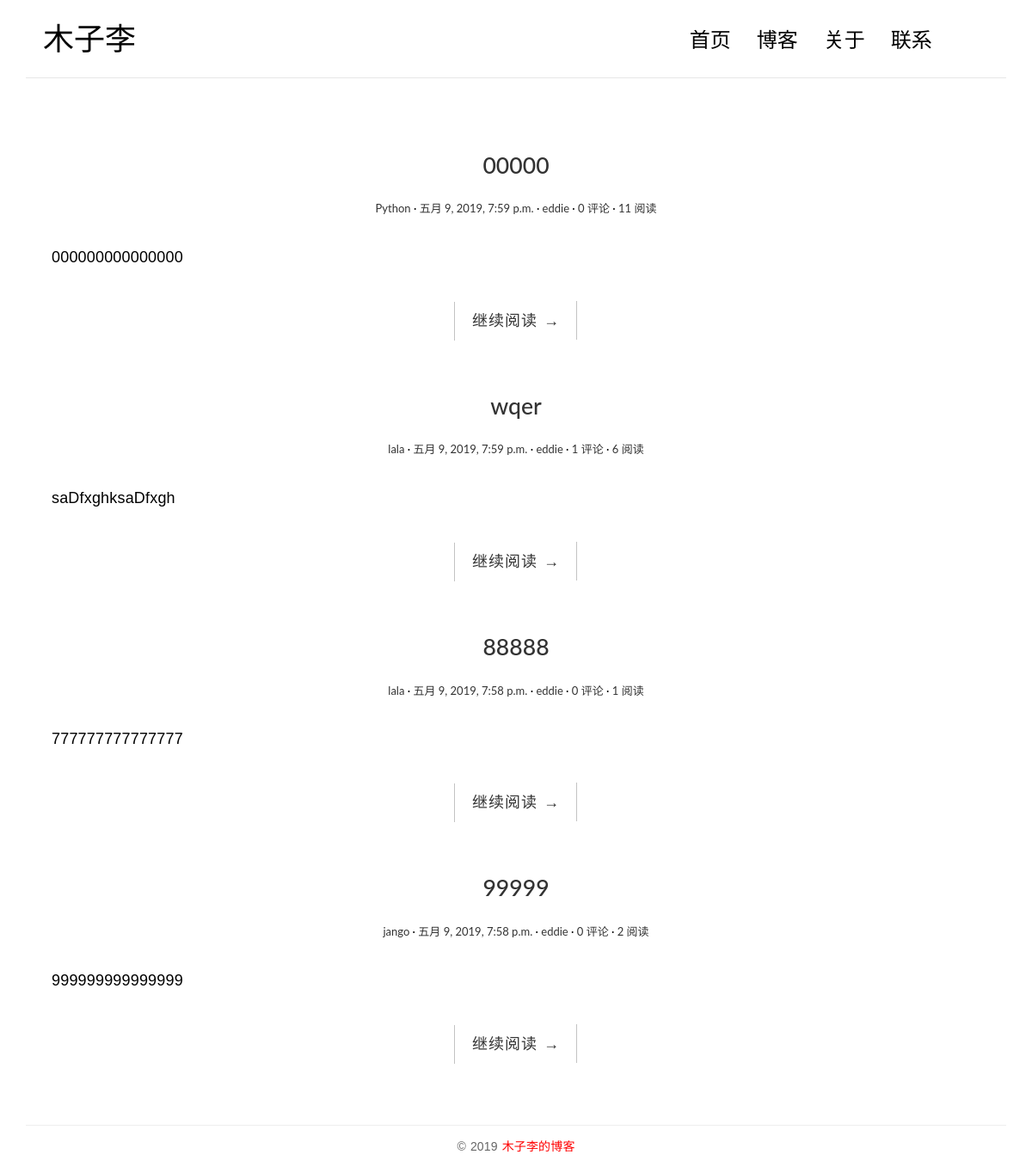
/full-width, run on an earlier commit of the app's database.
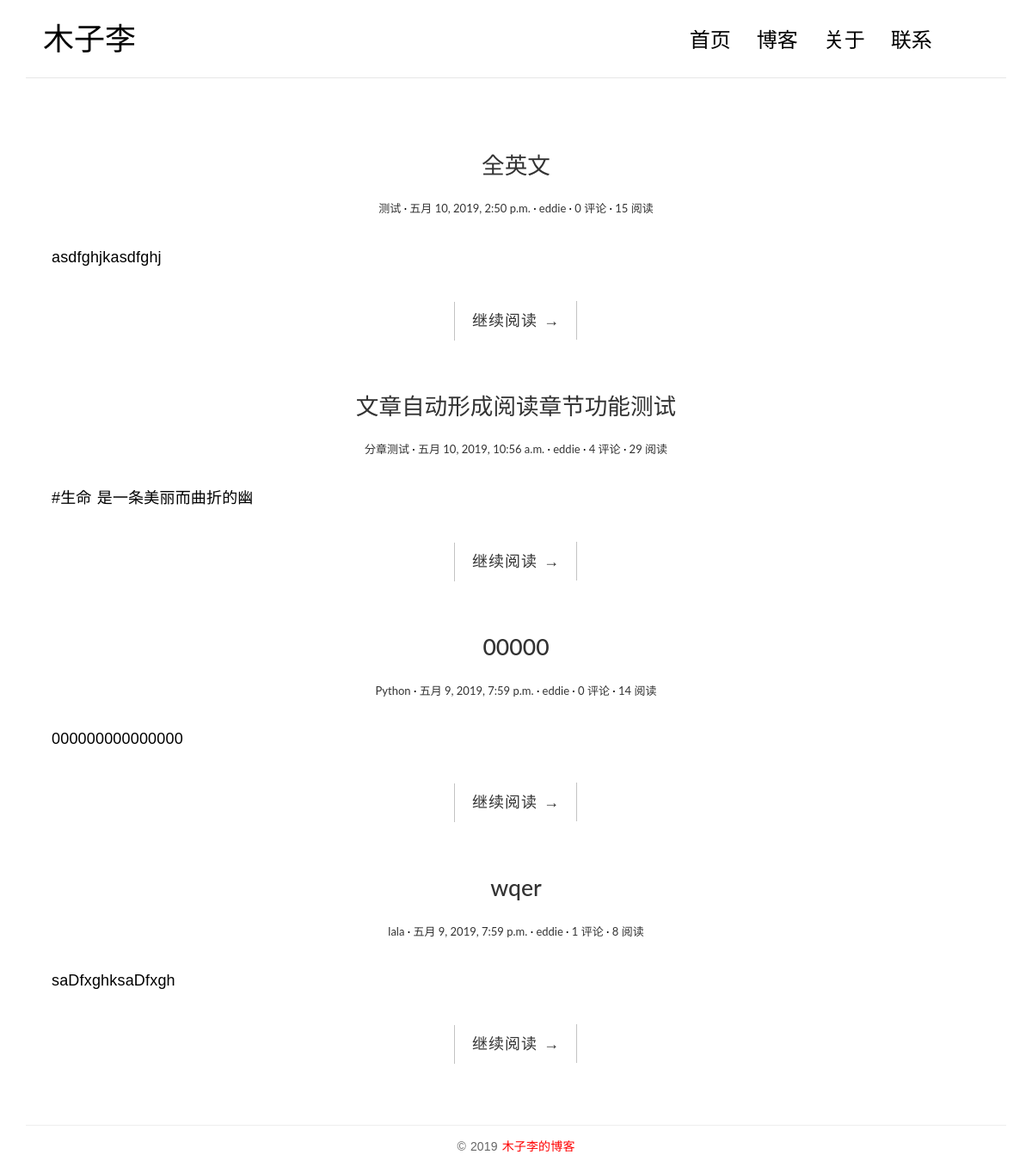
And on a later commit of the database.
### blog/models.py (models this page shows, shortened)
@python_2_unicode_compatible
class Post(models.Model):
    title = models.CharField(max_length=70)
    body = models.TextField()
    created_time = models.DateTimeField()
    modified_time = models.DateTimeField()
    excerpt = models.CharField(max_length=200, blank=True)
    category = models.ForeignKey(Category)
    tags = models.ManyToManyField(Tag, blank=True)
    author = models.ForeignKey(User)
    views = models.PositiveIntegerField(default=0)
    def get_absolute_url(self):
        return reverse('blog:detail', kwargs={'pk': self.pk})
    class Meta:
        ordering = ['-created_time', 'title']

class Category(models.Model):
    name = models.CharField(max_length=100)

### blog/views.py (the view)
# urls.py: url(r'^full-width$', views.FullView.as_view(), name='full-width'),
class FullView(ListView):
    model = Post
    template_name = 'blog/full-width.html'
    context_object_name = 'post_list'
    paginate_by = 4

### templates/blog/full-width.html (shortened to what this page needs)
{% extends 'other.html' %}
{% load staticfiles %}
    {% block main %}
        {% for post in post_list %}
            <article class="post post-{{ post.pk }}">
                <header class="entry-header">
                    <h1 class="entry-title">
                        <a href="{{ post.get_absolute_url }}">{{ post.title }}</a>
                    </h1>
                    <div class="entry-meta">
                        <span class="post-category"><a href="#">{{ post.category.name }}</a></span>
                        <span class="post-date"><a href="#"><time class="entry-date"
                                                                  datetime="{{ post.created_time }}">{{ post.created_time }}</time></a></span>
                        <span class="post-author"><a href="#">{{ post.author }}</a></span>
                        <span class="comments-link"><a href="#">{{ post.comment_set.count }} 评论</a></span>
                        <span class="views-count"><a href="#">{{ post.views }} 阅读</a></span>
                    </div>
                </header>
                <div class="entry-content clearfix">
                    <p>{{ post.body|truncatechars:15 }}</p>
                    <div class="read-more cl-effect-14">
                        <a href="{{ post.get_absolute_url }}" class="more-link">继续阅读 <span class="meta-nav">→</span></a>
                    </div>
                </div>
            </article>
        {% empty %}
            <div class="no-post">暂时还没有发布的文章！</div>
        {% endfor %}
    {% endblock main %}

### templates/other.html (shortened to what this page needs)
{% load staticfiles %}
{% load blog_tags %}
<!DOCTYPE html>
<html>
	<head>
        <link href="https://cdn.bootcss.com/bootstrap/3.3.7/css/bootstrap.min.css" rel="stylesheet">
        <link rel="stylesheet" href="http://code.ionicframework.com/ionicons/2.0.1/css/ionicons.min.css">
        <link rel="stylesheet" href="{% static 'blog/css/pace.css' %}">
        <link rel="stylesheet" href="{% static 'blog/css/custom.css' %}">
        <link rel="stylesheet" href="{% static 'blog/css/highlights/github.css' %}">
    </head>
	<body>
		<div class="container">
            <header id="site-header">
                <div class="row">
                    <div class="col-md-4 col-sm-5 col-xs-8">
                        <div class="logo">
                            <h1><a href="{% url 'blog:index' %}"><b>木子李</b></a></h1>
                        </div>
                    </div>
                    <div class="col-md-8 col-sm-7 col-xs-4">
                        <nav class="main-nav" role="navigation">
                            <div class="collapse navbar-collapse" id="bs-example-navbar-collapse-1">
                                <ul class="nav navbar-nav navbar-right">
                                    <li class="cl-effect-11"><a href="{% url 'blog:index' %}" data-hover="首页">首页</a></li>
                                    <li class="cl-effect-11"><a href="{% url 'blog:full-width' %}" data-hover="博客">博客</a></li>
                                    <li class="cl-effect-11"><a href="{% url 'blog:about' %}" data-hover="关于">关于</a></li>
                                    <li class="cl-effect-11"><a href="{% url 'blog:contact' %}" data-hover="联系">联系</a></li>
                                </ul>
                            </div>
                        </nav>
                    </div>
                </div>
            </header>
        </div>
		<div class="content-body">
			<div class="container">
				<div class="row">
					<main class="col-md-12">
					    {% block main %}
                        {% endblock main %}
					</main>
				</div>
			</div>
		</div>
		<footer id="site-footer">
			<div class="container">
				<div class="row">
					<div class="col-md-12">
						<p class="copyright">&copy; 2019 <a href="http://111.67.197.68/" style="color:red">木子李的博客</a></p>
					</div>
				</div>
			</div>
		</footer>
	</body>
</html>

### blog/static/blog/css/custom.css (style rules this page uses)
* { outline: none; }
h1, h2, h3, h4, h5, h6 { margin-top: 0; }
b { font-weight: 400; }
a { color: #333; }
body { color: #444; font-family: 'Lato', sans-serif; }
p { font-family: 'Ubuntu', sans-serif; font-weight: 400; word-spacing: 1px; letter-spacing: 0.01em; }
#site-header { background-color: #FFF; padding: 25px 20px; margin-bottom: 40px; border-bottom: 1px solid #e7e7e7; }
.logo h1 a { color: #000; }
.logo h1 { margin: 0; font-family: 'Lato', sans-serif; font-weight: 300; }
.main-nav { margin-top: 11px; max-width: 95%; }
.main-nav a { color: #000000 !important; padding: 0 0 5px 0 !important; margin-right: 30px; font-family: 'Lato', sans-serif; font-weight: 300; font-size: 24px; }
.cl-effect-11 a { padding: 10px 0; color: #0972b4; text-shadow: none; }
.cl-effect-11 a::before { position: absolute; top: 0; left: 0; overflow: hidden; padding: 0 0 5px 0 !important; max-width: 0; border-bottom: 1px solid #000; color: #000; content: attr(data-hover); white-space: nowrap; -webkit-transition: max-width 0.5s; -moz-transition: max-width 0.5s; transition: max-width 0.5s; }
.content-body { padding-bottom: 4em; }
.post { background: #fff; padding: 30px 30px 0; }
.entry-title { text-align: center; font-size: 1.9em; margin-bottom: 20px; line-height: 1.6; padding: 10px 20px 0; }
.entry-meta { text-align: center; color: #DDDDDD; font-size: 13px; margin-bottom: 30px; }
.entry-content { font-size: 18px; line-height: 1.9; font-weight: 300; color: #000; }
.post-category::after, .post-date::after, .post-author::after, .comments-link::after { content: ' ·'; color: #000; }
.read-more { font-family: 'Ubuntu', sans-serif; font-weight: 400; word-spacing: 1px; letter-spacing: 0.01em; text-align: center; margin-top: 20px; }
.cl-effect-14 a { padding: 0 20px; height: 45px; line-height: 45px; position: relative; display: inline-block; margin: 15px 25px; letter-spacing: 1px; font-weight: 400; text-shadow: 0 0 1px rgba(255, 255, 255, 0.3); }
.cl-effect-14 a::before, .cl-effect-14 a::after { position: absolute; width: 45px; height: 1px; background: #C3C3C3; content: ''; -webkit-transition: all 0.3s; -moz-transition: all 0.3s; transition: all 0.3s; pointer-events: none; }
.cl-effect-14 a::before { top: 0; left: 0; -webkit-transform: rotate(90deg); -moz-transform: rotate(90deg); transform: rotate(90deg); -webkit-transform-origin: 0 0; -moz-transform-origin: 0 0; transform-origin: 0 0; }
.cl-effect-14 a::after { right: 0; bottom: 0; -webkit-transform: rotate(90deg); -moz-transform: rotate(90deg); transform: rotate(90deg); -webkit-transform-origin: 100% 0; -moz-transform-origin: 100% 0; transform-origin: 100% 0; }
#site-footer { padding-top: 10px; padding: 0 0 1.5em 0; }
.copyright { text-align: center; padding-top: 1em; margin: 0; border-top: 1px solid #eee; color: #666; }

What changed in the data, as far as the page shows it:
no longer on this page (row unchanged): Post: title "88888", category.name "lala", created_time "五月 9, 2019, 7:58 p.m.", author "eddie", comment_set.count "0", views "1", body "777777777777777"
no longer on this page (row edited): Post: title "99999", category.name "jango", created_time "五月 9, 2019, 7:58 p.m.", author "eddie", comment_set.count "0", views "2", body "999999999999999"
added Post: title "全英文", category.name "测试", created_time "五月 10, 2019, 2:50 p.m.", author "eddie", comment_set.count "0", views "15", body "asdfghjkasdfghj"
added Post: title "文章自动形成阅读章节功能测试", category.name "分章测试", created_time "五月 10, 2019, 10:56 a.m.", author "eddie", comment_set.count "4", views "29", body "#生命 是一条美丽而曲折的幽"
changed Post "Python": views "11" → "14"
changed Post "wqer": views "6" → "8"
